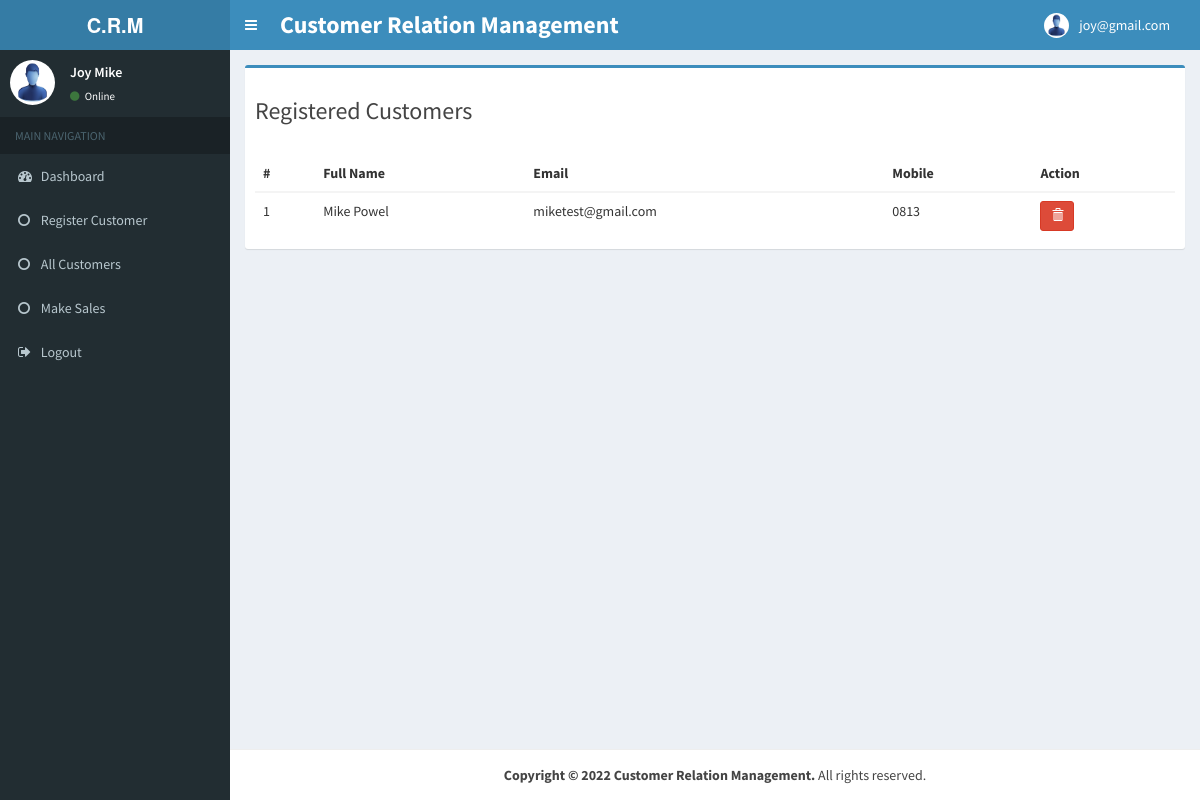
Screenshot of /pages/admin_customers.php (signed in) with the database file from the repository.
### tables this page shows
CREATE TABLE `staff` (
  `email` varchar(30) NOT NULL,
  `mobile` varchar(15) NOT NULL,
  `fullname` varchar(40) NOT NULL,
  `reg_date` varchar(30) NOT NULL
);

CREATE TABLE `customer` (
  `email` varchar(40) NOT NULL,
  `mobile` varchar(15) NOT NULL,
  `fullname` varchar(40) NOT NULL,
  `reg_date` varchar(15) NOT NULL
);

### resources/sessions.php (called while the page is built, shortened)
<?php
class Sessions {
    private $DB_USER = "root";
    private $DB_PASSWORD = "";
    private $DB_DSN = "mysql:host=localhost;dbname=crms";
    private function getConnection() {
        try {
            $conn = new PDO($this->DB_DSN, $this->DB_USER, $this->DB_PASSWORD);
            return $conn;
        } catch (Exception $ex) {
            echo $ex->getMessage();
        }
    }
    public function getAllCustomers() {
        try {
            $conn = $this->getConnection();
            $query = "SELECT * FROM customer";
            $ps = $conn->prepare($query);
            $ps->execute();
            return $ps->fetchAll();
        } catch (Exception $ex) {
            echo $ex->getMessage();
        }
    }
    public function getSingleStaff($email) {
        try {
            $conn = $this->getConnection();
            $query = "SELECT * FROM staff WHERE email = ?";
            $ps = $conn->prepare($query);
            $ps->bindParam(1, $email);
            $ps->execute();
            $result = $ps->fetchAll();
            $res = NULL;
            foreach ($result as $r) {
                $res = $r;
            }
            return $res;
        } catch (Exception $ex) {
            echo $ex->getMessage();
        }
    }
}

### pages/admin_customers.php (the view, shortened to what this page needs)
<?php
include '../resources/sessions.php';
$ses = new Sessions();
?>
<!DOCTYPE html>
<html>
    <head>
        <link href="../bootstrap/css/bootstrap.min.css" rel="stylesheet" type="text/css" />
        <link href="https://maxcdn.bootstrapcdn.com/font-awesome/4.3.0/css/font-awesome.min.css" rel="stylesheet" type="text/css" />
        <link href="http://code.ionicframework.com/ionicons/2.0.0/css/ionicons.min.css" rel="stylesheet" type="text/css" />
        <link href="../dist/css/AdminLTE.min.css" rel="stylesheet" type="text/css" />
        <link href="../dist/css/skins/_all-skins.min.css" rel="stylesheet" type="text/css" />
        <link href="../plugins/iCheck/flat/blue.css" rel="stylesheet" type="text/css" />
        <link href="../plugins/morris/morris.css" rel="stylesheet" type="text/css" />
        <link href="../plugins/jvectormap/jquery-jvectormap-1.2.2.css" rel="stylesheet" type="text/css" />
        <link href="../plugins/datepicker/datepicker3.css" rel="stylesheet" type="text/css" />
        <link href="../plugins/daterangepicker/daterangepicker-bs3.css" rel="stylesheet" type="text/css" />
        <link href="../plugins/bootstrap-wysihtml5/bootstrap3-wysihtml5.min.css" rel="stylesheet" type="text/css" />
    </head>
    <body class="skin-blue">
        <div class="wrapper">
            <?php include '../resources/header.php'; ?>
            <?php include '../resources/sidebar.php'; ?>
            <div class="content-wrapper">
                <section class="content">
                    <div class="row">
                        <div class="col-md-12">
                            <div class="box box-primary">
                                <div class="box-header">
                                    <h3>Registered Customers</h3>
                                </div>
                                <div class="box-body">
                                    <table class="table table-hover">
                                        <thead>
                                            <tr>
                                                <th>#</th>
                                                <th>Full Name</th>
                                                <th>Email</th>
                                                <th>Mobile</th>
                                                <th>Action</th>
                                            </tr>
                                        </thead>
                                        <tbody>
                                            <?php
                                            $counter = 1;
                                            $customer = $ses->getAllCustomers();
                                            foreach ($customer as $cust) {
                                                ?>
                                                <tr>
                                                    <td><?php echo $counter ?></td>
                                                    <td><?php echo $cust['fullname'] ?></td>
                                                    <td><?php echo $cust['email'] ?></td>
                                                    <td><?php echo $cust['mobile'] ?></td>
                                                    <td>
                                                        <form method="post" action="" onsubmit="return confirm('Are you sure to permanently remote this user?')">
                                                            <button name="del" type="submit" class="btn btn-danger btn-sm">
                                                                <i class="glyphicon glyphicon-trash"></i>
                                                            </button>
                                                        </form>
                                                    </td>
                                                </tr>
                                                <?php
                                                $counter++;
                                            }
                                            ?>
                                        </tbody>
                                    </table>
                                </div>
                            </div>
                        </div>
                    </div>
                </section>
            </div>
            <?php include '../resources/footer.php'; ?>
        </div>
    </body>
</html>

### resources/sidebar.php
<?php
$side_ses = new Sessions();
$side_role = $_SESSION['role'];
$side_uid = $_SESSION['uid'];
$side_fullname = "";
if ($side_role == "admin") {
    $side_fullname = "Administrator";
} else {
    $user_det = $side_ses->getSingleStaff($side_uid);
    $side_fullname = $user_det['fullname'];
}
?>
<aside class="main-sidebar">
    <section class="sidebar">
        <div class="user-panel">
            <div class="pull-left image">
                <img src="../images/user.jpg" class="img-circle" alt="User Image" />
            </div>
            <div class="pull-left info">
                <p><?php echo $side_fullname ?></p>
                <a href="#"><i class="fa fa-circle text-success"></i> Online</a>
            </div>
        </div>
        <ul class="sidebar-menu">
            <li class="header">MAIN NAVIGATION</li>
            <li><a href="index.php"><i class="fa fa-dashboard"></i> Dashboard</a></li>
            <?php
            if ($side_role == "admin") {
                ?>
                <li><a href="reg_staff.php"><i class="fa fa-circle-o"></i> Register Staff</a></li>
                <li><a href="view_staff.php"><i class="fa fa-circle-o"></i> All Staff</a></li>
                <li><a href="admin_customers.php"><i class="fa fa-circle-o"></i> All Customers</a></li>
                <li><a href="view_promotions.php"><i class="fa fa-circle-o"></i> Promotions</a></li>
                <li><a href="admin_sales.php"><i class="fa fa-circle-o"></i> Sales</a></li>
                <?php
            } elseif ($side_role == "marketing") {
                ?>
                <li><a href="view_customers.php"><i class="fa fa-circle-o"></i> All Customers</a></li>
                <li><a href="new_promotions.php"><i class="fa fa-circle-o"></i> New Promotions</a></li>
                <li><a href="view_promotions.php"><i class="fa fa-circle-o"></i> All Promotions</a></li>
                <?php
            } elseif ($side_role == "sales") {
                ?>
                <li><a href="reg_customer.php"><i class="fa fa-circle-o"></i> Register Customer</a></li>
                <li><a href="view_customers.php"><i class="fa fa-circle-o"></i> All Customers</a></li>
                <li><a href="make_sales.php"><i class="fa fa-circle-o"></i> Make Sales</a></li>
                <?php
            }
            ?>
            <li><a href="../logout.php"><i class="fa fa-sign-out"></i> Logout</a></li>
        </ul>
    </section>
</aside>

### rows the page displays
staff: fullname "Joy Mike"
customer: fullname "Mike Powel", email "miketest@gmail.com", mobile "0813"

### other values shown
$head_ses->APP_SYMBOL "C.R.M"
$head_ses->APP_TITLE "Customer Relation Management"
$head_uid "joy@gmail.com"
$foot_ses->APP_TITLE "Customer Relation Management"
